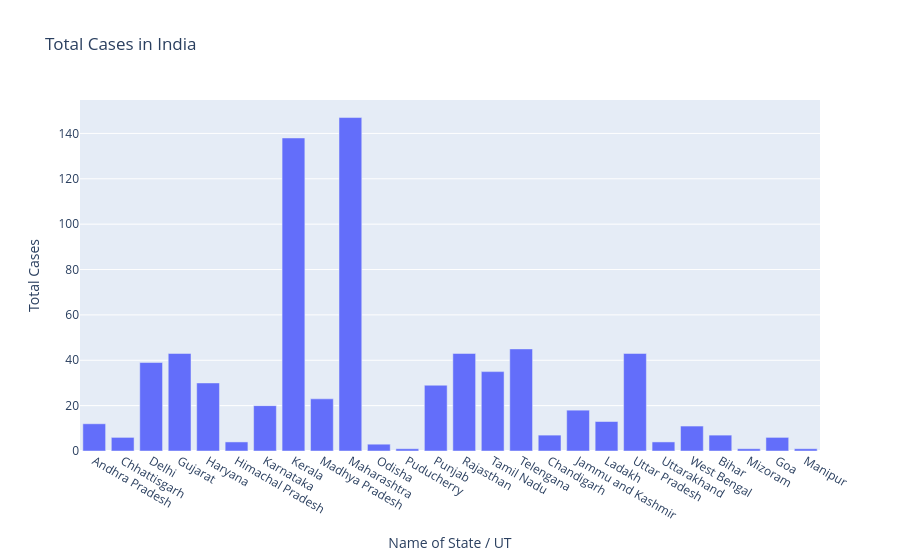

The cell this chart's notebook holds for it:
### Code cell
#Matplotlib
fig=plt.figure(figsize=(20,10),dpi=200)
axes=fig.add_axes([0,0,1,1])
axes.bar(df['Name of State / UT'],df['Total Cases'])
axes.set_title("Total Cases in India")
axes.set_xlabel("Name of State / UT")
axes.set_ylabel("Total Cases")
plt.show()

#plotly
fig=go.Figure()
fig.add_trace(go.Bar(x=df['Name of State / UT'],y=df['Total Cases']))
fig.update_layout(title='Total Cases in India',xaxis=dict(title='Name of State / UT'),yaxis=dict(title='Total Cases'))

### Figure 1 — Plotly figure (JSON) as saved in the notebook; plotly's stock layout.template omitted (floating-point values rounded to 4 significant figures)
{"data": [{"type": "bar", "x": ["Andhra Pradesh", "Chhattisgarh", "Delhi", "Gujarat", "Haryana", "Himachal Pradesh", "Karnataka", "Kerala", "Madhya Pradesh", "Maharashtra", "Odisha", "Puducherry", "Punjab", "Rajasthan", "Tamil Nadu", "Telengana", "Chandigarh", "Jammu and Kashmir", "Ladakh", "Uttar Pradesh", "Uttarakhand", "West Bengal", "Bihar", "Mizoram", "Goa", "Manipur"], "y": [12, 6, 39, 43, 30, 4, 20, 138, 23, 147, 3, 1, 29, 43, 35, 45, 7, 18, 13, 43, 4, 11, 7, 1, 6, 1]}], "layout": {"autosize": true, "title": {"text": "Total Cases in India"}, "xaxis": {"autorange": true, "range": [-0.5, 25.5], "title": {"text": "Name of State / UT"}, "type": "category"}, "yaxis": {"autorange": true, "range": [0, 154.7], "title": {"text": "Total Cases"}, "type": "linear"}}}
